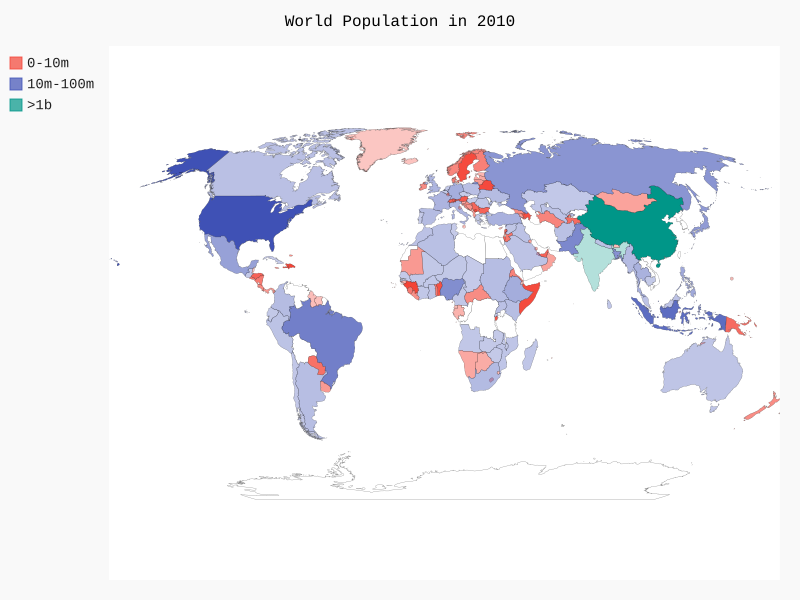

The script that drew this image:
import json
from pygal.maps.world import World
from country_codes import get_country_code
# Load data into a json list
filename = 'population_data.json'
with open(filename) as f:
    pop_data = json.load(f)

# Print population for each country
cc_populations = {}
for pop_dict in pop_data:
    if pop_dict['Year'] == '2010':
        country_name = pop_dict['Country Name']
        population = int(float(pop_dict['Value']))
        code = get_country_code(country_name)
        if code:
            cc_populations[code] = population

# Group the countries into 3 population levels
cc_pops_1, cc_pops_2, cc_pops_3 = {}, {}, {}
for cc, pop in cc_populations.items():
    if pop < 10000000:
        cc_pops_1[cc] = pop
    elif pop < 1000000000:
        cc_pops_2[cc] = pop
    else:
        cc_pops_3[cc] = pop

# See how many countries and in each level
print(len(cc_pops_1), len(cc_pops_2), len(cc_pops_3))

wm = World()
wm.title = 'World Population in 2010'
wm.add('0-10m', cc_pops_1)
wm.add('10m-100m', cc_pops_2)
wm.add('>1b', cc_pops_3)

wm.render_to_file('world_population.svg')
